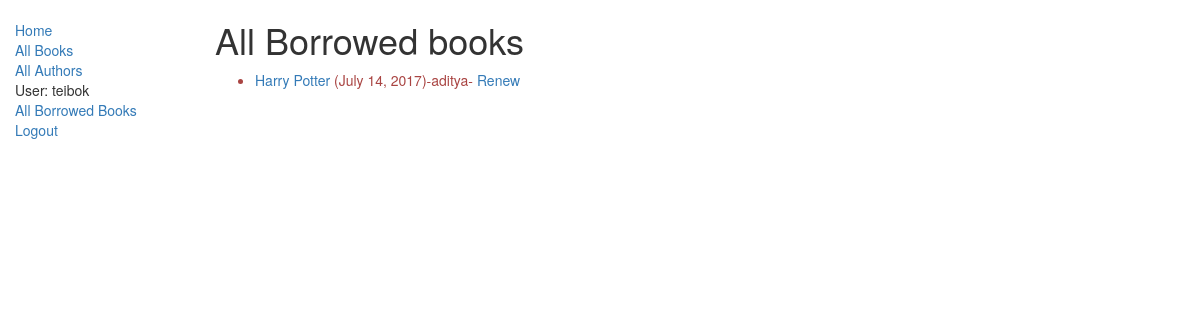
Screenshot of /catalog/booksborrowed/ (signed in) with the database file from the repository.
### catalog/models.py (models this page shows, shortened)
class BookInstance(models.Model):
    id =models.UUIDField(primary_key=True, default=uuid.uuid4, help_text="Unique ID for this book across whole library")
    book=models.ForeignKey('Book',on_delete=models.SET_NULL,null=True)
    imprint=models.CharField(max_length=200)
    due_back=models.DateField(null=True,blank=True)
    borrower=models.ForeignKey(User, on_delete=models.SET_NULL,null=True,blank=True)
    LOAN_STATUS=(
    ('d','Maintenance'),
    ('o','On Loan'),
    ('a','Available'),
    ('r','Reserved')
    )
    status=models.CharField(max_length=1,choices=LOAN_STATUS, blank=True,default='d', help_text='Book Availability')
    class Meta:
        ordering=["due_back"]
        permissions=(("can_mark_returned","Set book as returned"),)
    @property
    def is_overdue(self):
        if self.due_back and date.today() >self.due_back:
            return True
        return False

class Book(models.Model):
    title=models.CharField(max_length=200)
    author=models.ForeignKey('Author',on_delete=models.SET_NULL, null=True)
    summary=models.TextField(max_length=1000, help_text="Enter a bniah description of the book")
    isbn=models.CharField('ISBN',max_length=13,help_text='13 Character <a href="https://www.isbn-international.org/content/what-isbn">ISBN number</a>')
    genre=models.ManyToManyField(Genre, help_text="Select a genre for this book")

### catalog/views.py (the view)
class AllLoanedBooksListView(PermissionRequiredMixin,generic.ListView):
    permission_required='catalog.can_mark_returned'
    model=BookInstance
    template_name='catalog/all_borrowed_books_list_view.html'
    paginate_by=1
    def get_queryset(self):
        return BookInstance.objects.filter(status__exact='o').order_by('due_back')

### catalog/templates/catalog/all_borrowed_books_list_view.html
{% extends "base_generic.html" %}
{% block content %}
  <h1>All Borrowed books</h1>
  {% if bookinstance_list %}
  <ul>
    {% for bookinst in bookinstance_list %}
    <li class="{% if bookinst.is_overdue %}text-danger{% endif %}">
      <a href="{% url 'book-detail' bookinst.book.pk %}">{{bookinst.book.title}}</a> ({{ bookinst.due_back }})-{{bookinst.borrower}}{% if perms.catalog.can_mark_returned %}- <a href="{% url 'renew_book_librarian' bookinst.id %}">Renew</a>  {% endif %}
    </li>
    {% endfor %}
  </ul>
  {% else %}
    <p>There are no books borrowed.</p>
  {% endif %}
{% endblock %}

### catalog/templates/base_generic.html (shortened to what this page needs)
<!DOCTYPE html>
<html lang="en">
<head>
  <link rel="stylesheet" href="https://maxcdn.bootstrapcdn.com/bootstrap/3.3.7/css/bootstrap.min.css">
  {% load static %}
  <link rel="stylesheet" href="{% static 'css/styles.css' %}">
</head>
<body>
  <div class="container-fluid">
    <div class="row">
      <div class="col-sm-2">
        {% block sidebar %}
        <ul class="sidebar-nav">
          <li><a href="{% url 'index' %}">Home</a></li>
          <li><a href="{% url 'books' %}">All Books</a></li>
          <li><a href="{% url 'authors' %}">All Authors</a></li>
          {% if user.is_authenticated %}
            <li>User: {{ user.get_username }}</li>
            {% if request.user.is_staff %}
              <li><a href="{% url 'all-borrowed' %}">All Borrowed Books</a></li>
            {% else %}
              <li><a href="{% url 'my-borrowed' %}">My Borrowed Books</a></li>
            {% endif %}
            <li><a href="{% url 'logout'%}?next={{request.path}}">Logout</a></li>
          {% else %}
            <li><a href="{% url 'login' %}?next={{request.path}}">Login</a></li>
            <!-- the next={{request.path}} redirects the user back to this page after login
          otherwise the website may go to other pages-->
          {% endif %}
        </ul>
        {% endblock %}
      </div>
      <div class="col-sm-10 ">
      {% block content %}{% endblock %}
      </div>
    </div>
  </div>
</body>
</html>

### catalog/static/css/styles.css (style rules this page uses)
.sidebar-nav { margin-top: 20px; padding: 0; list-style: none; }

### rows the page displays
BookInstance: book "Harry Potter", due_back "July 14, 2017", borrower "aditya"

### other values shown
{{ user.get_username }} "teibok"
